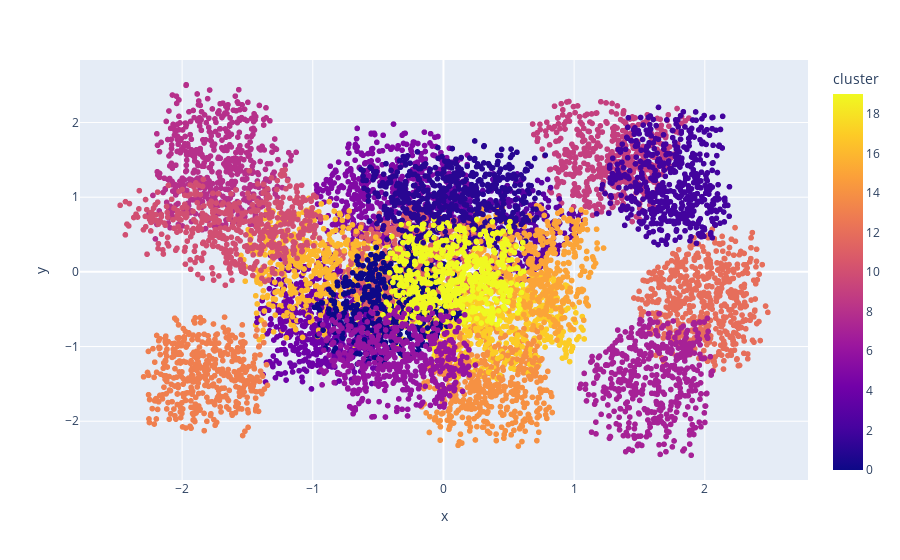

The code cell stored with this chart in its notebook:
### Code cell
import plotly.express as px
fig = px.scatter(projection, x='x', y='y', color='cluster', hover_data=['x', 'y', 'title'])
fig.show()

### Figure 1 — Plotly figure (JSON) as saved in the notebook; plotly's stock layout.template omitted (floating-point values rounded to 4 significant figures; data arrays with more than 128 entries replaced by an {"elided": "..."} marker saying what was removed)
{"data": [{"customdata": {"elided": "10000x1 str values"}, "hovertemplate": "x=%{x}<br>y=%{y}<br>title=%{customdata[0]}<br>cluster=%{marker.color}<extra></extra>", "legendgroup": "", "marker": {"color": {"elided": "10000 int values"}, "coloraxis": "coloraxis", "symbol": "circle"}, "mode": "markers", "name": "", "showlegend": false, "type": "scattergl", "x": {"elided": "10000 float values"}, "xaxis": "x", "y": {"elided": "10000 float values"}, "yaxis": "y"}], "layout": {"coloraxis": {"colorbar": {"title": {"text": "cluster"}}, "colorscale": [[0, "#0d0887"], [0.1111, "#46039f"], [0.2222, "#7201a8"], [0.3333, "#9c179e"], [0.4444, "#bd3786"], [0.5556, "#d8576b"], [0.6667, "#ed7953"], [0.7778, "#fb9f3a"], [0.8889, "#fdca26"], [1, "#f0f921"]]}, "legend": {"tracegroupgap": 0}, "margin": {"t": 60}, "xaxis": {"anchor": "y", "domain": [0, 1], "title": {"text": "x"}}, "yaxis": {"anchor": "x", "domain": [0, 1], "title": {"text": "y"}}}}
